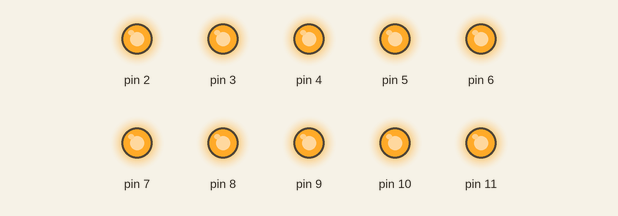
A sketch run on a simulated Arduino Uno, built with avr-gcc and run on an emulated ATmega328P. Parts: output pins drawn as LEDs (lit = HIGH).

Above: at 0.4 s.
Timing chart, 0 to 1.9 s (numbered marks = the images above):
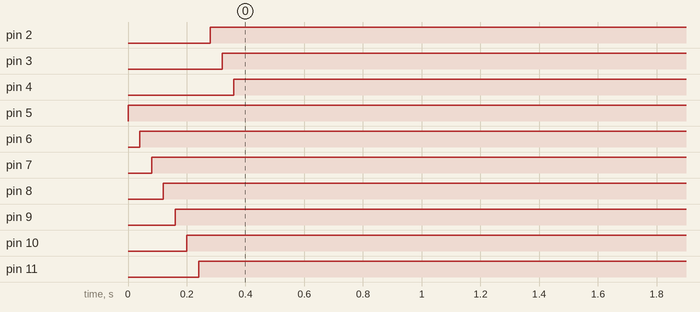

Measured:
- by itself, pin 2: LOW → HIGH at 0.28 s
- by itself, pin 3: LOW → HIGH at 0.32 s
- by itself, pin 4: LOW → HIGH at 0.36 s
- by itself, pin 5: LOW → HIGH at 0.00 s
- by itself, pin 6: LOW → HIGH at 0.04 s
- by itself, pin 7: LOW → HIGH at 0.08 s
- by itself, pin 8: LOW → HIGH at 0.12 s
- by itself, pin 9: LOW → HIGH at 0.16 s

The sketch:

Chenille__modifier__.ino
```cpp
void setup() {

  pinMode(2,OUTPUT);
  pinMode(3,OUTPUT);
  pinMode(4,OUTPUT);
  pinMode(5,OUTPUT);
  pinMode(6,OUTPUT);
  pinMode(7,OUTPUT);
  pinMode(8,OUTPUT);
  pinMode(9,OUTPUT);
  pinMode(10,OUTPUT);
  pinMode(11,OUTPUT);


}

void loop() {


  digitalWrite(5,HIGH);
  delay(40);

  digitalWrite(6, HIGH);
  delay(40);

  digitalWrite(7, HIGH);
  delay(40);

  digitalWrite(8, HIGH);
  delay(40);

  digitalWrite(9, HIGH);
  delay(40);

  digitalWrite(10, HIGH);
    delay(40);

  digitalWrite(11, HIGH);
   delay(40);

 digitalWrite(2,HIGH);
 delay(40);

  digitalWrite(3, HIGH);
  delay(40);

  digitalWrite(4, HIGH);
  delay(40);

  digitalWrite(5,HIGH);
  delay(40);


   digitalWrite(5,HIGH);
  delay(40);

  digitalWrite(6, HIGH);
  delay(40);

  digitalWrite(7, HIGH);
  delay(40);

  digitalWrite(8, HIGH);
  delay(40);

  digitalWrite(9, HIGH);
  delay(40);

  digitalWrite(10, HIGH);
    delay(40);

  digitalWrite(11, HIGH);
   delay(40);

 digitalWrite(2,HIGH);
 delay(40);

  digitalWrite(3, HIGH);
  delay(40);

  digitalWrite(4, HIGH);
  delay(40);

  digitalWrite(5,HIGH);
  delay(40);

}
```
